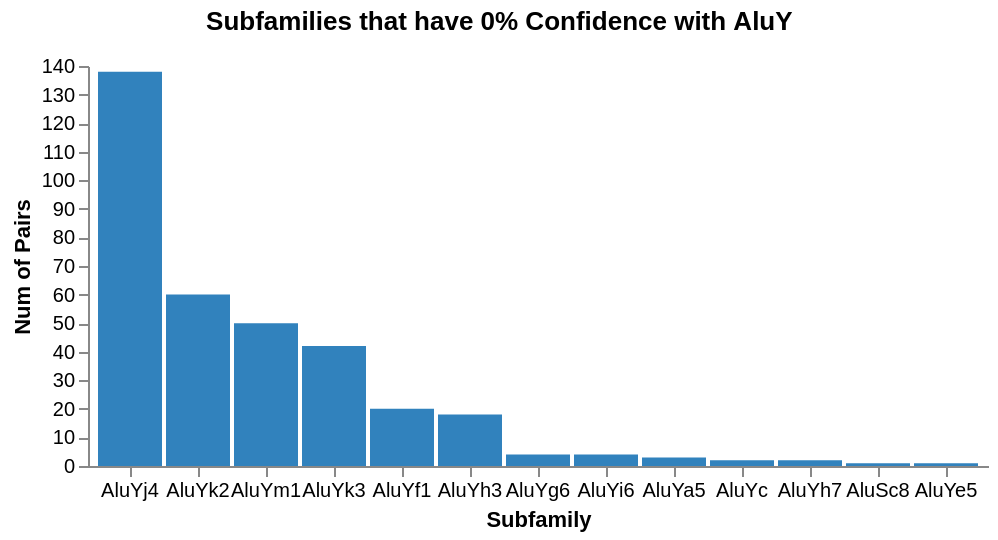

The Vega-Lite source for this figure:
### Vega specification from a JSON file in a GitHub repository (floating-point values rounded to 4 significant figures)
{"$schema": "https://vega.github.io/schema/vega/v5.json", "description": "A basic bar chart example, with value labels shown upon mouse hover.", "width": 450, "height": 200, "padding": 5, "title": "Subfamilies that have 0% Confidence with AluY", "data": [{"name": "table", "values": [{"category": "AluYj4", "amount": 138}, {"category": "AluYk2", "amount": 60}, {"category": "AluYm1", "amount": 50}, {"category": "AluYk3", "amount": 42}, {"category": "AluYf1", "amount": 20}, {"category": "AluYh3", "amount": 18}, {"category": "AluYg6", "amount": 4}, {"category": "AluYi6", "amount": 4}, {"category": "AluYa5", "amount": 3}, {"category": "AluYc", "amount": 2}, {"category": "AluYh7", "amount": 2}, {"category": "AluSc8", "amount": 1}, {"category": "AluYe5", "amount": 1}]}], "signals": [{"name": "tooltip", "value": {}, "on": [{"events": "rect:mouseover", "update": "datum"}, {"events": "rect:mouseout", "update": "{}"}]}], "scales": [{"name": "xscale", "type": "band", "domain": {"data": "table", "field": "category"}, "range": "width", "padding": 0.05, "round": true}, {"name": "yscale", "domain": {"data": "table", "field": "amount"}, "nice": true, "range": "height"}], "axes": [{"orient": "bottom", "scale": "xscale", "title": "Subfamily"}, {"orient": "left", "scale": "yscale", "title": "Num of Pairs"}], "marks": [{"type": "rect", "from": {"data": "table"}, "encode": {"enter": {"x": {"scale": "xscale", "field": "category"}, "width": {"scale": "xscale", "band": 1}, "y": {"scale": "yscale", "field": "amount"}, "y2": {"scale": "yscale", "value": 0}}, "update": {"fill": {"value": "#3182bd"}}, "hover": {"fill": {"value": "#6baed6"}}}}, {"type": "text", "encode": {"enter": {"align": {"value": "center"}, "baseline": {"value": "bottom"}, "fill": {"value": "#333"}}, "update": {"x": {"scale": "xscale", "signal": "tooltip.category", "band": 0.5}, "y": {"scale": "yscale", "signal": "tooltip.amount", "offset": -2}, "text": {"signal": "tooltip.amount"}, "fillOpacity": [{"test": "datum === tooltip", "value": 0}, {"value": 1}]}}}]}
